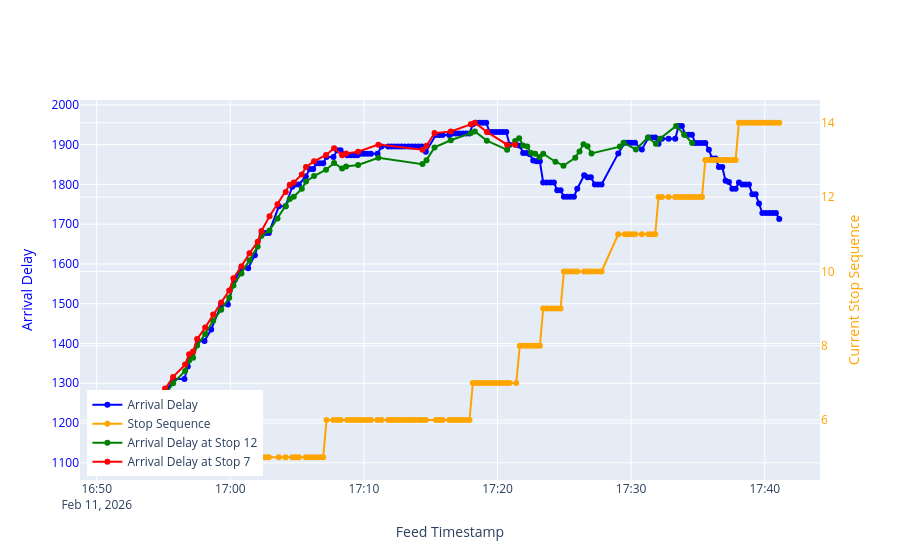

Here is the notebook cell this chart was saved with:
### Code cell
fig = go.Figure()

fig.add_trace(go.Scatter(
    x=df_vu_trip_trim['feed_timestamp'],
    y=df_vu_trip_trim['arrival_delay'],
    mode='lines+markers',
    name='Arrival Delay',
    yaxis='y1',
    line=dict(color='blue')
))

fig.add_trace(go.Scatter(
    x=df_vu_trip_trim['feed_timestamp'],
    y=df_vu_trip_trim['current_stop_sequence'],
    mode='lines+markers',
    name='Stop Sequence',
    yaxis='y2',
    line=dict(color='orange')
))


fig.add_trace(go.Scatter(
    x=df_tu_trip_stop['feed_timestamp'],
    y=df_tu_trip_stop['arrival_delay'],
    mode='lines+markers',
    name=f'Arrival Delay at Stop {stop_sequence_check}',
    yaxis='y1',
    line=dict(color='green')
))

fig.add_trace(go.Scatter(
    x=df_tu_trip_stop_m_delta['feed_timestamp'],
    y=df_tu_trip_stop_m_delta['arrival_delay'],
    mode='lines+markers',
    name=f'Arrival Delay at Stop {stop_sequence_check-delta}',
    yaxis='y1',
    line=dict(color='red')
))

fig.update_layout(
    xaxis=dict(title='Feed Timestamp'),
    yaxis=dict(title='Arrival Delay', title_font=dict(color='blue'), tickfont=dict(color='blue')),
    yaxis2=dict(
        title='Current Stop Sequence',
        title_font=dict(color='orange'),
        tickfont=dict(color='orange'),
        overlaying='y',
        side='right'
    ),
    legend=dict(x=0.01, y=0.01)
)



fig.show()
